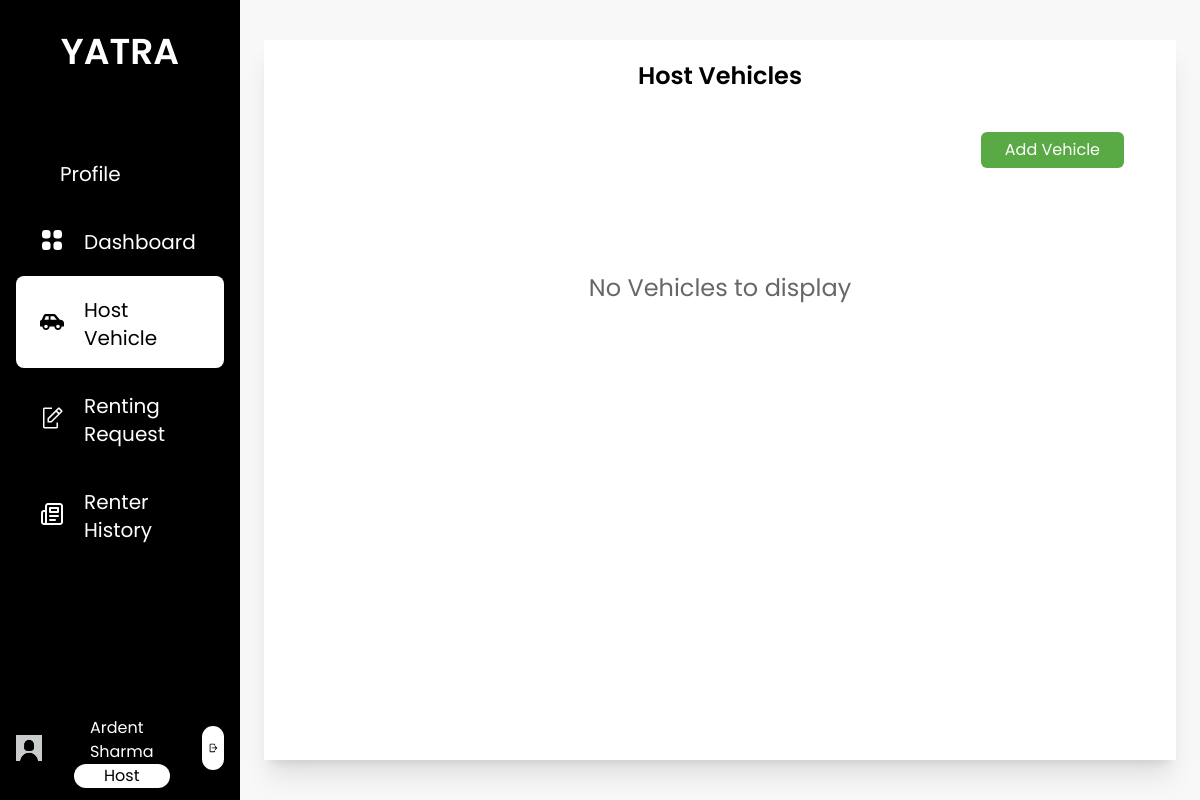
The page /host_vehicles (signed in) on the database as committed earlier.
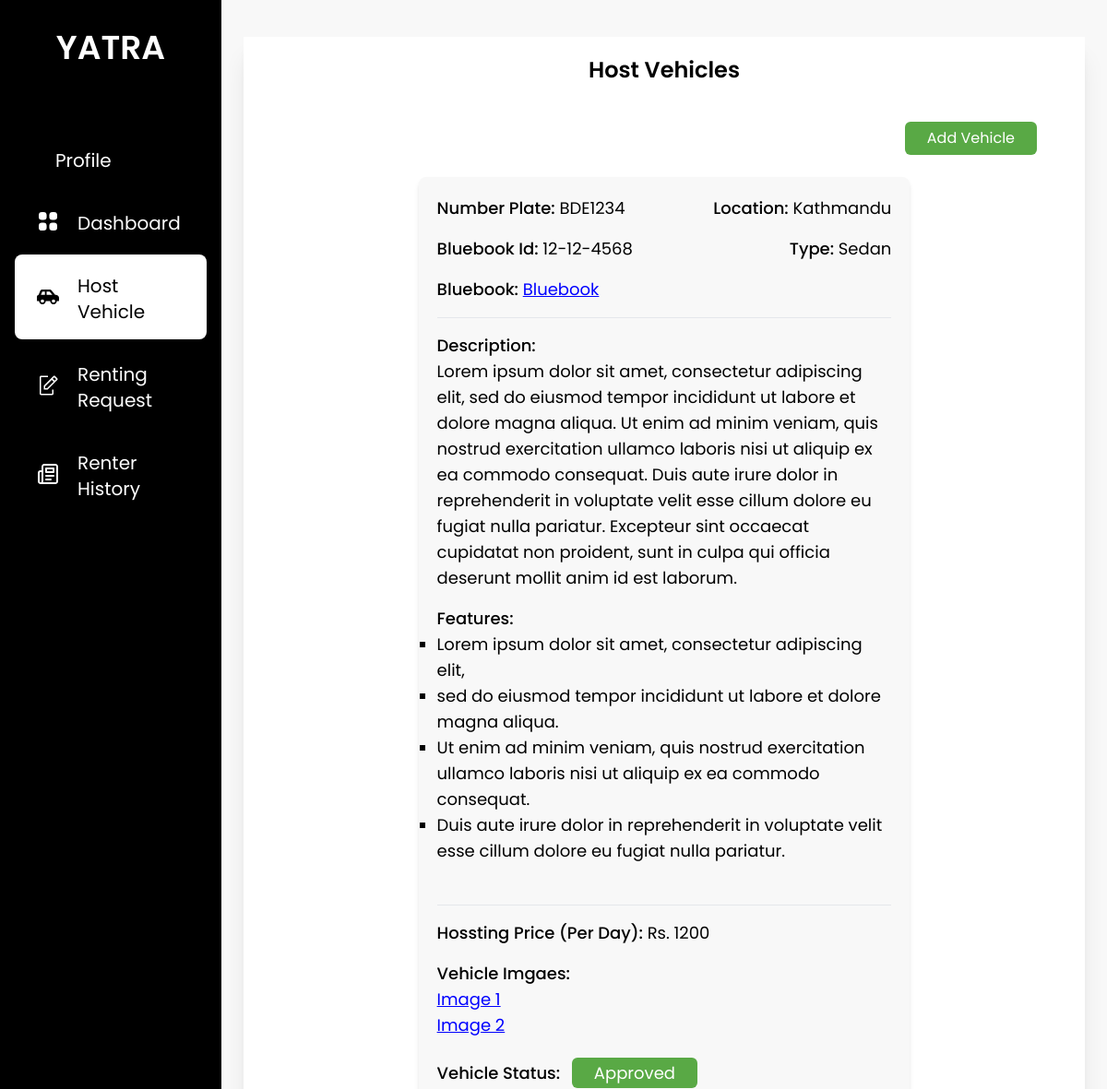
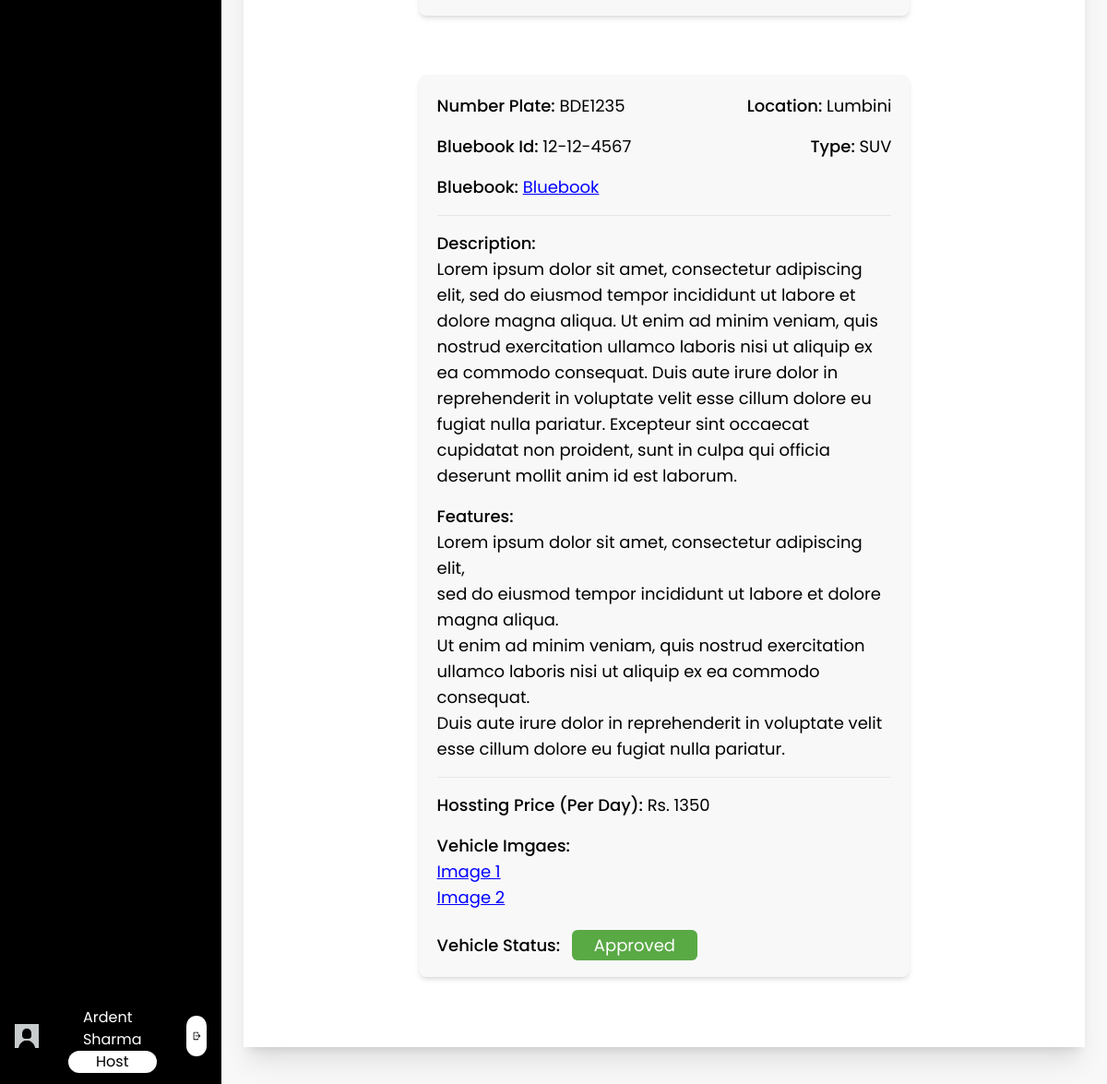
The same page on the database as committed later (2 pictures, top to bottom).
### base/models.py (models this page shows, shortened)
class Vehicle(models.Model):
    types = (
        ('Sedan', 'Sedan'),
        ('SUV', 'SUV'),
        ('Jeep', 'Jeep'),
        ('Mini-Van', 'Mini-Van'),
        ('Other', 'Other'),
    )
    number_plate = models.CharField(max_length=20, unique=True)
    host = models.ForeignKey(Host, on_delete=models.SET_NULL, null=True, related_name="owner")
    location = models.ForeignKey(Location, on_delete=models.SET_NULL, null=True, related_name="place")
    bluebook = models.ImageField(upload_to="host/vehicle")
    bluebook_id = models.CharField(max_length=25)
    image1 = models.ImageField(upload_to="host/vehicle")
    image2 = models.ImageField(upload_to="host/vehicle")
    image3 = models.ImageField(upload_to="host/vehicle", null=True, blank=True)
    description = models.TextField(max_length=500)
    feature = RichTextField(config_name='awesome_ckeditor2')
    price = models.PositiveIntegerField()
    type = models.CharField(max_length=10, choices=types)
    is_approved = models.CharField(max_length=10, choices=status, default="Pending")
    is_rented = models.BooleanField(default=False)

class Location(models.Model):
    name=models.CharField(max_length=25, unique=True)
    def __str__(self):
        return self.name

### base/decorators.py (the view)
        def wrapper_func(request, *args, **kwargs):
            group = None
            if request.user.groups.exists():
                group = request.user.groups.all()[0].name
            if group in allowed_roles:
                return view_func(request, *args, **kwargs)
            else:
                return render(request, '403.html', status=403)

### base/templatetags/user_group.py (called while the page is built)
@register.filter(name='has_group')
def has_group(user, group_name):
    return user.groups.filter(name=group_name).exists()

### base/views.py (called while the page is built, shortened)
@allowed_users(allowed_roles=['host'])
def host_vehicles(request):
    error = ''
    vehicle_list = Vehicle.objects.filter(host=request.user.host)
    transactions = Transaction.objects.filter(host__user=request.user)
    if transactions.count() == 0:
        add_payment = 'yes'
    else :
        add_payment = 'no'
    context = {
         'vehicle_list' : vehicle_list,
         'add_payment': add_payment,
         'error':error
    }
    return render(request, 'vehicles/host_vehicles.html', context)

### base/templates/vehicles/host_vehicles.html (shortened to what the changed rows need)
{% extends 'base/base.html' %}
{% load static %}
{% block content %}
<div class="h-screen w-full px-6 py-10 bg-theme overflow-y-auto">
    <div class="bg-white h-full flex flex-col shadow-xl">
        <div class="p-3 overflow-y-auto scrollbar-hide">
            <p class="text-center text-2xl font-semibold pt-2 pb-4">Host Vehicles</p>
            {% if request.user.host.is_approved == "Approved" %}
                {% if add_payment == 'yes' %}
                    <div class="flex w-full justify-end px-10 py-6">
                        <a href="{% url 'handle_payment' %}"><button class="bg-custom-green text-white rounded-md py-1.5 px-6" type="submit">Make Payment</button></a>
                    </div>
                    <p class="text">You need to make payment before adding vehicles</p>
                {% else %}
                    <div class="flex w-full justify-end px-10 py-6">
                        <a href="{% url 'add_vehicles' %}"><button class="bg-custom-green text-white rounded-md py-1.5 px-6" type="submit">Add Vehicle</button></a>
                    </div>
                {% endif %}
            {% else %}
                <a>You can only add vehicles after being approved</a>
            {% endif %}
            {% if vehicle_list %}
                {% for vehicle in vehicle_list %}
                <div class="w-3/5 flex flex-col mx-auto rounded-lg bg-theme p-5 shadow-md text-lg mb-16">
                    <div class="flex flex-col mb-4">
                        <div class="flex flex-row justify-between mb-4">
                            <div>
                                <span class="font-medium">Number Plate: </span>{{ vehicle.number_plate }}
                            </div>
                            <div>
                                <span class="font-medium">Location: </span>{{ vehicle.location }}
                            </div>
                        </div>
                        <div class="flex flex-row justify-between">
                            <div>
                                <span class="font-medium">Bluebook Id: </span>{{ vehicle.bluebook_id }}
                            </div>
                            <div>
                                <span class="font-medium">Type: </span>{{ vehicle.type }}
                            </div>
                        </div>
                    </div>
                    <div class="mb-4">
                        <span class="font-medium">Bluebook: </span>
                        <a href="{% url 'open_bluebook' vehicle.id %}" style="color: blue;" class="underline">
                            Bluebook
                        </a>
                    </div>
                    <hr class="mb-4">
                    <div class="mb-4 flex flex-col">
                        <div>
                            <span class="font-medium">Description: </span>
                        </div>
                        <div>
                            <span>{{ vehicle.description }}</span>
                        </div>
                    </div>
                    <div class="mb-4 flex flex-col">
                        <div>
                            <span class="font-medium">Features: </span>
                        </div>
                        <div>
                            <span>{{ vehicle.feature |safe }}</span>
                        </div>
                    </div>
                    <hr class="mb-4">
                    <div class="mb-4">
                        <span class="font-medium">Hossting Price (Per Day): </span><span>Rs. {{ vehicle.price }}</span>
                    </div>
                    <div>
                        <div>
                            <span class="font-medium">Vehicle Imgaes: </span>
                        </div>
                        <div class="flex flex-col mb-6">
                            <a href="{% url 'open_vehicle' vehicle.id 1 %}" style="color: blue;" class="underline">
                                Image 1
                            </a>
                            <a href="{% url 'open_vehicle' vehicle.id 2 %}" style="color: blue;" class="underline">
                                Image 2
                            </a>
                        </div>
                    </div>
                    <div>
                        <span class="font-medium">Vehicle Status:  </span><span class="py-1 px-6 ml-2 text-white rounded-md {% if vehicle.is_approved == 'Approved' %} bg-custom-green {% elif vehicle.is_approved == 'Pending' %} bg-custom-orange {% else %} bg-danger {% endif %} ">{{ vehicle.is_approved }}</span>
                    </div>
                </div>
                {% endfor %}
            {% else %}
                <p class="text-center pt-20 text-2xl text-dark-gray">No Vehicles to display</p>
            {% endif %}
        </div>
    </div>
</div>
{% endblock content %}

Rows that differ between the two databases and show on the page:
added Vehicle: number_plate "BDE1234", location "Kathmandu", bluebook_id "12-12-4568", type "Sedan", description "Lorem ipsum dolor sit amet, consectetur adipiscing elit, sed do eiusmod tempor incididunt ut labore et dolore magna aliqua. Ut enim ad minim veniam, quis nostrud exercitation ullamco laboris nisi ut aliquip ex ea commodo consequat. Duis aute irure dolor in reprehenderit in voluptate velit esse cillum dolore eu fugiat nulla pariatur. Excepteur sint occaecat cupidatat non proident, sunt in culpa qui officia deserunt mollit anim id est laborum.", feature "Lorem ipsum dolor sit amet, consectetur adipiscing elit, sed do eiusmod tempor incididunt ut labore et dolore magna aliqua. Ut enim ad minim veniam, quis nostrud exercitation ullamco laboris nisi ut aliquip ex ea commodo consequat. Duis aute irure dolor in reprehenderit in voluptate velit esse cillum dolore eu fugiat nulla pariatur.", price "1200", is_approved "Approved"
added Vehicle: number_plate "BDE1235", location "Lumbini", bluebook_id "12-12-4567", type "SUV", description "Lorem ipsum dolor sit amet, consectetur adipiscing elit, sed do eiusmod tempor incididunt ut labore et dolore magna aliqua. Ut enim ad minim veniam, quis nostrud exercitation ullamco laboris nisi ut aliquip ex ea commodo consequat. Duis aute irure dolor in reprehenderit in voluptate velit esse cillum dolore eu fugiat nulla pariatur. Excepteur sint occaecat cupidatat non proident, sunt in culpa qui officia deserunt mollit anim id est laborum.", feature "Lorem ipsum dolor sit amet, consectetur adipiscing elit, sed do eiusmod tempor incididunt ut labore et dolore magna aliqua. Ut enim ad minim veniam, quis nostrud exercitation ullamco laboris nisi ut aliquip ex ea commodo consequat. Duis aute irure dolor in reprehenderit in voluptate velit esse cillum dolore eu fugiat nulla pariatur.", price "1350", is_approved "Approved"
Other text that changed with them:
text no longer shown: "No Vehicles to display"
